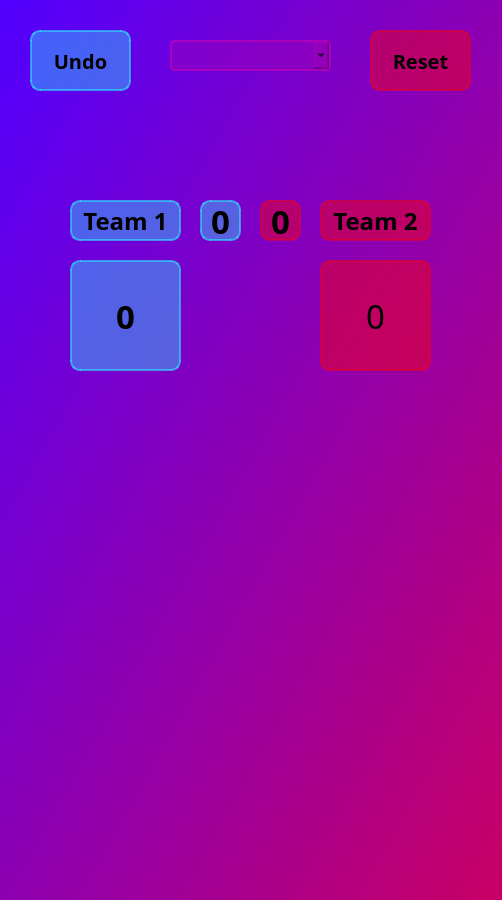
<?xml version="1.0" encoding="UTF-8"?>
<ui version="4.0">
 <class>MainWindow</class>
 <widget class="QMainWindow" name="MainWindow">
  <property name="geometry">
   <rect>
    <x>0</x>
    <y>0</y>
    <width>502</width>
    <height>900</height>
   </rect>
  </property>
  <property name="windowTitle">
   <string>Volleyball score</string>
  </property>
  <property name="styleSheet">
   <string notr="true">background-color: qlineargradient(spred:pad, x1:1, y1:1, x2:0, y2:0, stop:0 rgba(200,0,100,1),  stop:1 rgba(81,0,255,1));
</string>
  </property>
  <widget class="QWidget" name="centralwidget">
   <widget class="QLabel" name="label_team_1">
    <property name="geometry">
     <rect>
      <x>70</x>
      <y>200</y>
      <width>111</width>
      <height>41</height>
     </rect>
    </property>
    <property name="font">
     <font>
      <family>Source Code Pro Semibold</family>
      <pointsize>18</pointsize>
      <bold>true</bold>
     </font>
    </property>
    <property name="styleSheet">
     <string notr="true">border-radius: 10px;
background:rgba(40,230,255,0.42);
border: 2px solid rgba(40,230,255, 0.60);
</string>
    </property>
    <property name="text">
     <string>Team 1</string>
    </property>
    <property name="textFormat">
     <enum>Qt::MarkdownText</enum>
    </property>
    <property name="alignment">
     <set>Qt::AlignCenter</set>
    </property>
   </widget>
   <widget class="QLabel" name="label_team_2">
    <property name="geometry">
     <rect>
      <x>320</x>
      <y>200</y>
      <width>111</width>
      <height>41</height>
     </rect>
    </property>
    <property name="font">
     <font>
      <family>Source Code Pro Semibold</family>
      <pointsize>18</pointsize>
      <bold>true</bold>
     </font>
    </property>
    <property name="styleSheet">
     <string notr="true">border-radius: 10px;
background:rgba(255,0,0,0.42);
border: 2px solid rgba(255,0,0,0.42);</string>
    </property>
    <property name="text">
     <string>Team 2</string>
    </property>
    <property name="textFormat">
     <enum>Qt::MarkdownText</enum>
    </property>
    <property name="alignment">
     <set>Qt::AlignCenter</set>
    </property>
   </widget>
   <widget class="QPushButton" name="btn_team1">
    <property name="geometry">
     <rect>
      <x>70</x>
      <y>260</y>
      <width>111</width>
      <height>111</height>
     </rect>
    </property>
    <property name="font">
     <font>
      <family>Source Code Pro Semibold</family>
      <pointsize>25</pointsize>
      <bold>true</bold>
     </font>
    </property>
    <property name="styleSheet">
     <string notr="true">border-radius: 10px;
background:rgba(40,230,255,0.42);
border: 2px solid rgba(40,230,255, 0.60);</string>
    </property>
    <property name="text">
     <string>0</string>
    </property>
   </widget>
   <widget class="QPushButton" name="btn_team2">
    <property name="geometry">
     <rect>
      <x>320</x>
      <y>260</y>
      <width>111</width>
      <height>111</height>
     </rect>
    </property>
    <property name="font">
     <font>
      <family>Source Code Pro Semibold</family>
      <pointsize>25</pointsize>
     </font>
    </property>
    <property name="styleSheet">
     <string notr="true">border-radius: 10px;
background:rgba(255,0,0,0.42);
border: 2px solid rgba(255,0,0,0.42);</string>
    </property>
    <property name="text">
     <string>0</string>
    </property>
   </widget>
   <widget class="QPushButton" name="btn_sets1">
    <property name="geometry">
     <rect>
      <x>200</x>
      <y>200</y>
      <width>41</width>
      <height>41</height>
     </rect>
    </property>
    <property name="font">
     <font>
      <family>Source Code Pro Semibold</family>
      <pointsize>25</pointsize>
      <bold>true</bold>
     </font>
    </property>
    <property name="styleSheet">
     <string notr="true">border-radius: 10px;
background:rgba(40,230,255,0.42);
border: 2px solid rgba(40,230,255, 0.60);</string>
    </property>
    <property name="text">
     <string>0</string>
    </property>
   </widget>
   <widget class="QPushButton" name="btn_sets2">
    <property name="geometry">
     <rect>
      <x>260</x>
      <y>200</y>
      <width>41</width>
      <height>41</height>
     </rect>
    </property>
    <property name="font">
     <font>
      <family>Source Code Pro Semibold</family>
      <pointsize>25</pointsize>
      <bold>true</bold>
     </font>
    </property>
    <property name="styleSheet">
     <string notr="true">border-radius: 10px;
background:rgba(255,0,0,0.42);
border: 2px solid rgba(255,0,0,0.42);</string>
    </property>
    <property name="text">
     <string>0</string>
    </property>
   </widget>
   <widget class="QPushButton" name="btn_reset">
    <property name="geometry">
     <rect>
      <x>370</x>
      <y>30</y>
      <width>101</width>
      <height>61</height>
     </rect>
    </property>
    <property name="font">
     <font>
      <family>Source Code Pro Semibold</family>
      <pointsize>15</pointsize>
      <bold>true</bold>
     </font>
    </property>
    <property name="styleSheet">
     <string notr="true">border-radius: 10px;
background:rgba(255,0,0,0.42);
border: 2px solid rgba(255,0,0,0.42);</string>
    </property>
    <property name="text">
     <string>Reset</string>
    </property>
   </widget>
   <widget class="QPushButton" name="btn_undo">
    <property name="geometry">
     <rect>
      <x>30</x>
      <y>30</y>
      <width>101</width>
      <height>61</height>
     </rect>
    </property>
    <property name="font">
     <font>
      <family>Source Code Pro Semibold</family>
      <pointsize>15</pointsize>
      <bold>true</bold>
     </font>
    </property>
    <property name="styleSheet">
     <string notr="true">border-radius: 10px;
background:rgba(40,230,255,0.42);
border: 2px solid rgba(40,230,255, 0.60);
</string>
    </property>
    <property name="text">
     <string>Undo</string>
    </property>
   </widget>
   <widget class="QComboBox" name="comboBox">
    <property name="geometry">
     <rect>
      <x>170</x>
      <y>40</y>
      <width>161</width>
      <height>31</height>
     </rect>
    </property>
    <property name="font">
     <font>
      <family>Source Code Pro Semibold</family>
      <pointsize>15</pointsize>
      <bold>true</bold>
     </font>
    </property>
    <property name="styleSheet">
     <string notr="true">background: rgba(160,0,180, 0.42);
border: 2px solid rgba(200, 0, 180, 0.6);
border-radius: 5px 5px 5px 5px;
padding: 10px;</string>
    </property>
   </widget>
  </widget>
 </widget>
 <resources/>
 <connections/>
</ui>
